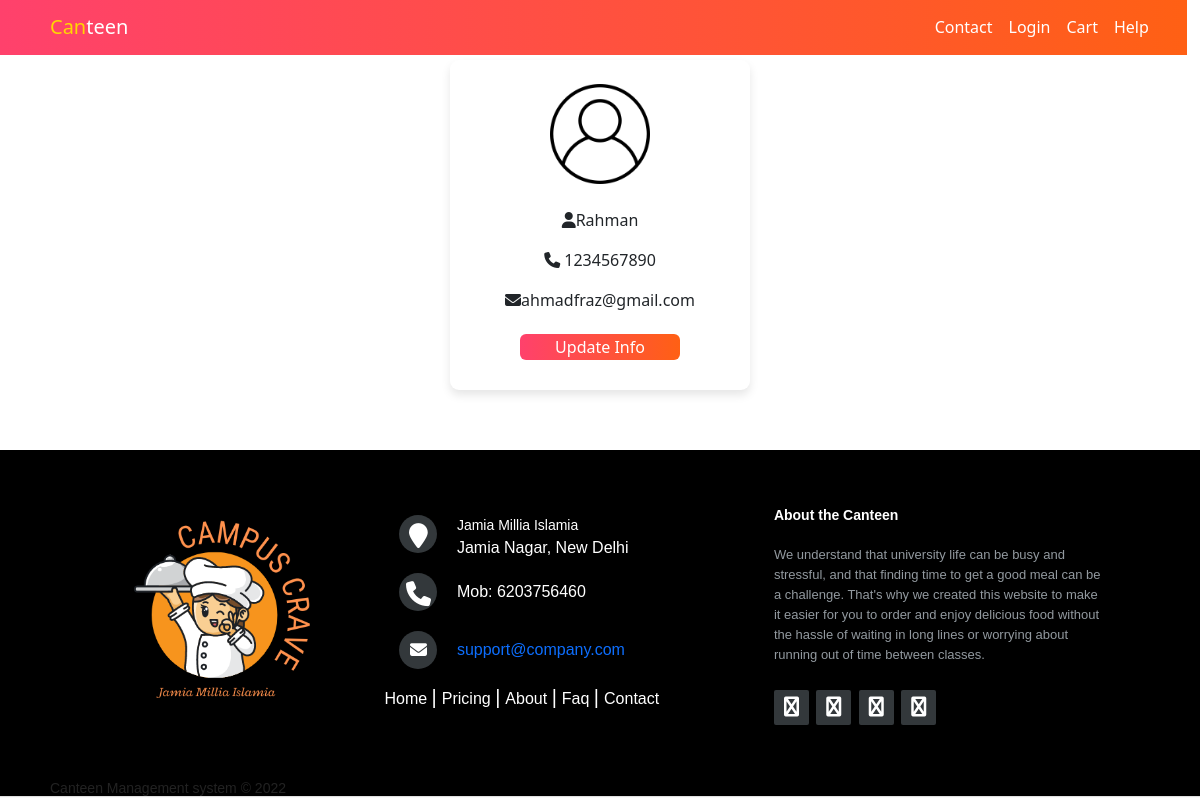
The app's page /profile.php with its own data.
### tables this page shows
CREATE TABLE `student` (
  `id` double NOT NULL,
  `name` tinytext NOT NULL,
  `email` tinytext NOT NULL,
  `contact` double NOT NULL,
  `password` text NOT NULL
);

### profile.php (the view, shortened to what this page needs)
<!-- <?php
@include 'config.php';
$id =$_SESSION['id'];
$sql = "SELECT `name`,`email`, `contact`  FROM `student` where id = '$id' ";
$result = $db->query($sql);
?> -->
<!DOCTYPE html>
<html lang="en">
<head>
    <link rel="stylesheet" href="Stylesheets/footer.css">
    <link rel="stylesheet" href="Stylesheets/profile.css">
    <link rel="stylesheet" href="Stylesheets/style.css">
    <link href="https://cdn.jsdelivr.net/npm/bootstrap@5.2.0-beta1/dist/css/bootstrap.min.css" rel="stylesheet"
 />
    <link rel="stylesheet" href="Stylesheets/navbar.css">
    <link rel="stylesheet" href="https://cdnjs.cloudflare.com/ajax/libs/font-awesome/4.7.0/css/font-awesome.min.css">
    <link rel="stylesheet" href="https://cdnjs.cloudflare.com/ajax/libs/font-awesome/6.1.1/css/all.min.css"
 />
</head>
<body>
    <nav class="navbar navbar-expand-lg navbar-dark">
        <a class="navbar-brand pageName" href="index.html"><span class="yellow">Can</span>teen</a>
        <div class="collapse navbar-collapse" id="navbarTogglerDemo01">
            <ul class="navbar-nav ms-auto">
                <li class="nav-item">
                    <a class="nav-link" href="#footer">Contact</a>
                </li>
                <?php if(isset($_SESSION['logged'])){?>
                <li class="nav-item">
                    <a class="nav-link" href="logout.php" value="LogOut">LogOut</a>
                </li>
                <?php }else{?>
                <li class="nav-item">
                    <a class="nav-link" href="login.php" value="Login">Login</a>
                </li>
                <?php }?>
                <li class="nav-item">
                    <a class="nav-link" href="checkout.php">Cart</a>
                </li>
                <li class="nav-item">
                    <a class="nav-link" href="help.html">Help</a>
                </li>
            </ul>
        </div>
    </nav>
    <section class="user-details">
        <div class="user">
        <?php if($result->num_rows>0){
            $list = $result->fetch_assoc();
            ?>
            <div class="profile">
                <img src="user-icon.png" alt="" width="100px">
                <br>
                <br>
                <p><i class="fas fa-user"></i><span><span><?php echo $list['name'];?></span></span></p>
                <p><i class="fas fa-phone"></i><span> <?php echo $list['contact'];?></span></p>
                <p><i class="fas fa-envelope"></i><span><?php echo $list['email'];?></span></p>
                <button class="box-btn" onclick="openForm()"> Update Info</button>
            </div>
            <?php }?>
        </div>
    </section>
    <?php @include 'templates/footer.php'?>
</body>
</html>

### Stylesheets/profile.css (style rules this page uses)
.user-details { display: flex; }
.user { background-color: rgb(136, 159, 136); background-color: #fff; border-radius: 9px; box-shadow: 0 5px 10px rgb(0 0 0 / 10%); text-align: justify; margin: 5% auto 5% auto; padding: 2% 0 2% 0; width: 25%; }
.profile { text-align: center; }

### Stylesheets/style.css (style rules this page uses)
body { background-color: #fbefe4; }
a { text-decoration: none; }
.box-btn { background: linear-gradient(to right, #FF416C, #ff6014); color: #fff ; width: 12.5rem; border: none; margin-top: 2%; margin-bottom: 2%; border-radius: 6px; text-decoration: none; }
@media (max-width:1260px) { .box-btn { width: 10rem; } }

### Stylesheets/navbar.css (style rules this page uses)
.navbar { background: linear-gradient(to right, #FF416C, #ff6014); position: fixed; width: 98.9vw; z-index: 1000; margin-top: -1px; }
.yellow { color: gold; }
.navbar-brand,.nav-link { color: #fff; font-weight: 500; }
.collapse { padding-right:30px ; }
.pageName { padding-left: 50px; }

### records on screen
student: name "Rahman", contact "1234567890", email "ahmadfraz@gmail.com"
